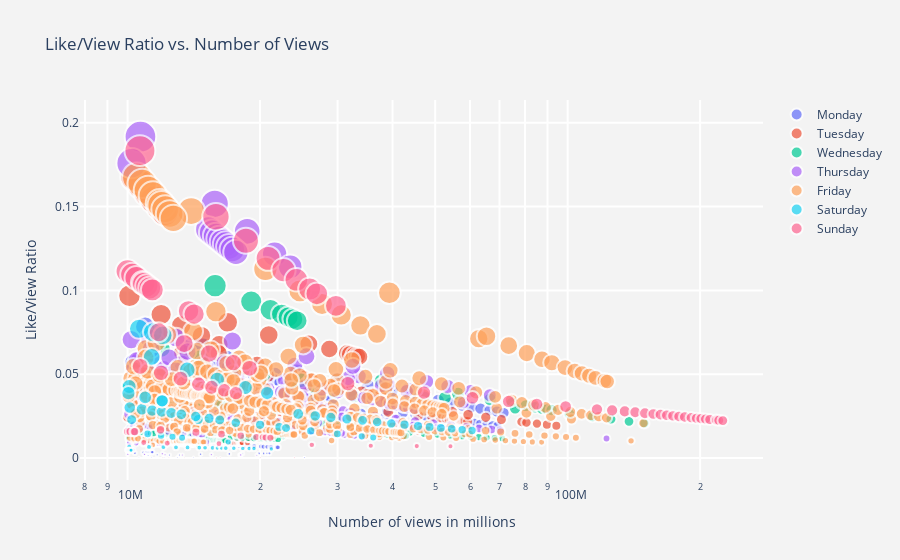

Notebook source saved alongside this figure:
### Markdown cell above
### Comments: 
It is reasonable to assume that videos posted on the weekend, when people are off from work and can spend some time on Youtube, will get more views within the first 24 hours than those that are posted on a weekday. However, the histogram shows that most Youtubers do not follow this logic. Most of the videos were published on the weekdays, and surprisingly, not too many videos were publish on Saturday and Sunday. We will evaluate this with the following bubble charts.

### Code cell
# Load data, define hover text and bubble size, only look at videos with 10M views or above.
data = new[['title','channel_title','category_id',
            'views','publish_wd','publish_hr','likes','dislikes']].loc[new.views > 10**7].reset_index()
data.publish_wd = data.publish_wd.map(dict(zip(range(7),
        ['Monday', 'Tuesday', 'Wednesday','Thursday','Friday','Saturday','Sunday'])))
def bubble_plot(target, plot_title, target_title, data):
    hover_text = []
    bubble_size = []
    for index, row in data.iterrows():
        hover_text.append(('Title: {title}<br>'+
                      'Channel: {channel_title}<br>'+
                      'Category: {category_id}<br>'+
                      'Views: {views}<br>'+
                      'Likes: {likes} <br>'+
                       'Dislikes: {dislikes}<br>'
                      ).format(title=row['title'],
                                            channel_title=row['channel_title'],
                                            category_id=row['category_id'],
                                            views = row['views'],
                                            likes = row['likes'],
                                            dislikes = row['dislikes']))
        bubble_size.append(row[target]/row['views'])
    data['text'] = hover_text
    data['size'] = bubble_size
    fig = go.Figure()
    # Dictionary with dataframes for each weekday
    weekday = ['Monday', 'Tuesday', 'Wednesday','Thursday','Friday','Saturday','Sunday']
    wd_data = {wd:data.query("publish_wd == '%s'" %wd)
                              for wd in weekday}
    # Create figure

    for key, values in wd_data.items():
        fig.add_trace(go.Scatter(
            x=values['views'], y=values[target]/values['views'],
            name=key, text=values['text'],
            marker_size=values['size'],
            ))
    # The following formula is recommended by https://plotly.com/python/bubble-charts/
    sizeref = 2.*max(data['size'])/(1000)


    # Tune marker appearance and layout
    fig.update_traces(mode='markers', marker=dict(sizemode='area',
                                              sizeref=sizeref, line_width=2))
    fig.update_layout(
        title=plot_title,
        xaxis=dict(
            title='Number of views in millions',
            gridcolor='white',
            type='log',
            gridwidth=2,
        ),
        yaxis=dict(
            title=target_title,
            gridcolor='white',
            gridwidth=2,
        ),
        paper_bgcolor='rgb(243, 243, 243)',
        plot_bgcolor='rgb(243, 243, 243)',
        legend= {'itemsizing': 'constant'}
    )
    
    fig.show()
bubble_plot('likes', "Like/View Ratio vs. Number of Views", "Like/View Ratio", data)

### Figure 1 — Plotly figure (JSON) as saved in the notebook; plotly's stock layout.template omitted (floating-point values rounded to 4 significant figures; data arrays with more than 128 entries replaced by an {"elided": "..."} marker saying what was removed)
{"data": [{"marker": {"line": {"width": 2}, "size": {"elided": "314 float values"}, "sizemode": "area", "sizeref": 0.0003834}, "mode": "markers", "name": "Monday", "text": {"elided": "314 str values"}, "type": "scatter", "x": {"elided": "314 int values"}, "y": {"elided": "314 float values"}}, {"marker": {"line": {"width": 2}, "size": {"elided": "253 float values"}, "sizemode": "area", "sizeref": 0.0003834}, "mode": "markers", "name": "Tuesday", "text": {"elided": "253 str values"}, "type": "scatter", "x": {"elided": "253 int values"}, "y": {"elided": "253 float values"}}, {"marker": {"line": {"width": 2}, "size": {"elided": "257 float values"}, "sizemode": "area", "sizeref": 0.0003834}, "mode": "markers", "name": "Wednesday", "text": {"elided": "257 str values"}, "type": "scatter", "x": {"elided": "257 int values"}, "y": {"elided": "257 float values"}}, {"marker": {"line": {"width": 2}, "size": {"elided": "331 float values"}, "sizemode": "area", "sizeref": 0.0003834}, "mode": "markers", "name": "Thursday", "text": {"elided": "331 str values"}, "type": "scatter", "x": {"elided": "331 int values"}, "y": {"elided": "331 float values"}}, {"marker": {"line": {"width": 2}, "size": {"elided": "524 float values"}, "sizemode": "area", "sizeref": 0.0003834}, "mode": "markers", "name": "Friday", "text": {"elided": "524 str values"}, "type": "scatter", "x": {"elided": "524 int values"}, "y": {"elided": "524 float values"}}, {"marker": {"line": {"width": 2}, "size": [0.02295, 0.02098, 0.01979, 0.0603, 0.01854, 0.05257, 0.01616, 0.04683, 0.01439, 0.04205, 0.01292, 0.03877, 0.0123, 0.0771, 0.07503, 0.07318, 0.04266, 0.02627, 0.02511, 0.02419, 0.0233, 0.0224, 0.02149, 0.02064, 0.0199, 0.02284, 0.01916, 0.03012, 0.01856, 0.0291, 0.01797, 0.006768, 0.02826, 0.01742, 0.006609, 0.02756, 0.01691, 0.006506, 0.02687, 0.01641, 0.006403, 0.02606, 0.006281, 0.02476, 0.006157, 0.02362, 0.03869, 0.006104, 0.02273, 0.03618, 0.006026, 0.0341, 0.0341, 0.00597, 0.005924, 0.005885, 0.01543, 0.005817, 0.01438, 0.005735, 0.01342, 0.005672, 0.01265, 0.00562, 0.01204, 0.005421, 0.009501, 0.01786, 0.004696, 0.00469, 0.004683, 0.004676, 0.004668, 0.004664], "sizemode": "area", "sizeref": 0.0003834}, "mode": "markers", "name": "Saturday", "text": ["Title: Incredibles 2 Official Teaser Trailer<br>Channel: Disney•Pixar<br>Category: Film & Animation<br>Views: 14476491<br>Likes: 332269 <br>Dislikes: 6789<br>", "Title: Incredibles 2 Official Teaser Trailer<br>Channel: Disney•Pixar<br>Category: Film & Animation<br>Views: 17613871<br>Likes: 369518 <br>Dislikes: 7892<br>", "Title: Incredibles 2 Official Teaser Trailer<br>Channel: Disney•Pixar<br>Category: Film & Animation<br>Views: 19999878<br>Likes: 395711 <br>Dislikes: 8694<br>", "Title: Selena Gomez, Marshmello - Wolves<br>Channel: SelenaGomezVEVO<br>Category: Music<br>Views: 11342795<br>Likes: 683954 <br>Dislikes: 13904<br>", "Title: Incredibles 2 Official Teaser Trailer<br>Channel: Disney•Pixar<br>Category: Film & Animation<br>Views: 22118673<br>Likes: 410051 <br>Dislikes: 9540<br>", "Title: Selena Gomez, Marshmello - Wolves<br>Channel: SelenaGomezVEVO<br>Category: Music<br>Views: 13664373<br>Likes: 718368 <br>Dislikes: 14971<br>", "Title: Incredibles 2 Official Teaser Trailer<br>Channel: Disney•Pixar<br>Category: Film & Animation<br>Views: 26072307<br>Likes: 421289 <br>Dislikes: 11173<br>", "Title: Selena Gomez, Marshmello - Wolves<br>Channel: SelenaGomezVEVO<br>Category: Music<br>Views: 15982612<br>Likes: 748479 <br>Dislikes: 15858<br>", "Title: Incredibles 2 Official Teaser Trailer<br>Channel: Disney•Pixar<br>Category: Film & Animation<br>Views: 29964922<br>Likes: 431134 <br>Dislikes: 12821<br>", "Title: Selena Gomez, Marshmello - Wolves<br>Channel: SelenaGomezVEVO<br>Category: Music<br>Views: 18525720<br>Likes: 779040 <br>Dislikes: 16745<br>", "Title: Incredibles 2 Official Teaser Trailer<br>Channel: Disney•Pixar<br>Category: Film & Animation<br>Views: 34043133<br>Likes: 439742 <br>Dislikes: 14616<br>", "Title: Selena Gomez, Marshmello - Wolves<br>Channel: SelenaGomezVEVO<br>Category: Music<br>Views: 20752341<br>Likes: 804496 <br>Dislikes: 17557<br>", "Title: Incredibles 2 Official Teaser Trailer<br>Channel: Disney•Pixar<br>Category: Film & Animation<br>Views: 36152111<br>Likes: 444698 <br>Dislikes: 15434<br>", "Title: PANCAKE ART CHALLENGE 4!!! Learn How To Make Mario Odyssey Star Wars Jedi Nintendo Food DIY Pancake<br>Channel: Collins Key<br>Category: Entertainment<br>Views: 10616146<br>Likes: 818471 <br>Dislikes: 15807<br>", "Title: PANCAKE ART CHALLENGE 4!!! Learn How To Make Mario Odyssey Star Wars Jedi Nintendo Food DIY Pancake<br>Channel: Collins Key<br>Category: Entertainment<br>Views: 11414155<br>Likes: 856454 <br>Dislikes: 16852<br>", "Title: PANCAKE ART CHALLENGE 4!!! Learn How To Make Mario Odyssey Star Wars Jedi Nintendo Food DIY Pancake<br>Channel: Collins Key<br>Category: Entertainment<br>Views: 12018779<br>Likes: 879532 <br>Dislikes: 17542<br>", "Title: Voldemort: Origins of the Heir - An unofficial fanfilm (HD + Subtitles)<br>Channel: TRYANGLE FILMS<br>Category: Film & Animation<br>Views: 10083696<br>Likes: 430160 <br>Dislikes: 18357<br>", "Title: Drake - Nice For What<br>Channel: DrakeVEVO<br>Category: Music<br>Views: 24421448<br>Likes: 641546 <br>Dislikes: 16517<br>", "Title: Drake - Nice For What<br>Channel: DrakeVEVO<br>Category: Music<br>Views: 26693315<br>Likes: 670319 <br>Dislikes: 17611<br>", "Title: Drake - Nice For What<br>Channel: DrakeVEVO<br>Category: Music<br>Views: 28967061<br>Likes: 700591 <br>Dislikes: 18831<br>", "Title: Drake - Nice For What<br>Channel: DrakeVEVO<br>Category: Music<br>Views: 31507015<br>Likes: 734108 <br>Dislikes: 20142<br>", "Title: Drake - Nice For What<br>Channel: DrakeVEVO<br>Category: Music<br>Views: 34179417<br>Likes: 765677 <br>Dislikes: 21470<br>", "Title: Drake - Nice For What<br>Channel: DrakeVEVO<br>Category: Music<br>Views: 36908726<br>Likes: 792999 <br>Dislikes: 22727<br>", "Title: Drake - Nice For What<br>Channel: DrakeVEVO<br>Category: Music<br>Views: 39747665<br>Likes: 820199 <br>Dislikes: 24161<br>", "Title: Drake - Nice For What<br>Channel: DrakeVEVO<br>Category: Music<br>Views: 42590240<br>Likes: 847657 <br>Dislikes: 25478<br>", "Title: Marc Spelmann gets the first Golden Buzzer of 2018 | Auditions Week 1 | Britain’s Got Talent 2018<br>Channel: Britain's Got Talent<br>Category: Entertainment<br>Views: 10216106<br>Likes: 233312 <br>Dislikes: 6132<br>", "Title: Drake - Nice For What<br>Channel: DrakeVEVO<br>Category: Music<br>Views: 45705121<br>Likes: 875555 <br>Dislikes: 26841<br>", "Title: Nicki Minaj - Chun-Li (Music Video)<br>Channel: Nicki Minaj<br>Category: Music<br>Views: 10116647<br>Likes: 304727 <br>Dislikes: 26476<br>", "Title: Drake - Nice For What<br>Channel: DrakeVEVO<br>Category: Music<br>Views: 48561560<br>Likes: 901148 <br>Dislikes: 28257<br>", "Title: Nicki Minaj - Chun-Li (Music Video)<br>Channel: Nicki Minaj<br>Category: Music<br>Views: 10776536<br>Likes: 313577 <br>Dislikes: 27163<br>", "Title: Drake - Nice For What<br>Channel: DrakeVEVO<br>Category: Music<br>Views: 51505943<br>Likes: 925537 <br>Dislikes: 29763<br>", "Title: I Got 99 Problems But Being A Girl Ain't One! DIY Girls Hacks and More by Blossom<br>Channel: Blossom<br>Category: Howto & Style<br>Views: 10086785<br>Likes: 68270 <br>Dislikes: 8600<br>", "Title: Nicki Minaj - Chun-Li (Music Video)<br>Channel: Nicki Minaj<br>Category: Music<br>Views: 11372787<br>Likes: 321436 <br>Dislikes: 27732<br>", "Title: Drake - Nice For What<br>Channel: DrakeVEVO<br>Category: Music<br>Views: 54515350<br>Likes: 949884 <br>Dislikes: 31331<br>", "Title: I Got 99 Problems But Being A Girl Ain't One! DIY Girls Hacks and More by Blossom<br>Channel: Blossom<br>Category: Howto & Style<br>Views: 11186837<br>Likes: 73939 <br>Dislikes: 9266<br>", "Title: Nicki Minaj - Chun-Li (Music Video)<br>Channel: Nicki Minaj<br>Category: Music<br>Views: 11958914<br>Likes: 329570 <br>Dislikes: 28318<br>", "Title: Drake - Nice For What<br>Channel: DrakeVEVO<br>Category: Music<br>Views: 57582925<br>Likes: 973524 <br>Dislikes: 32754<br>", "Title: I Got 99 Problems But Being A Girl Ain't One! DIY Girls Hacks and More by Blossom<br>Channel: Blossom<br>Category: Howto & Style<br>Views: 12061648<br>Likes: 78474 <br>Dislikes: 9811<br>", "Title: Nicki Minaj - Chun-Li (Vertical Video)<br>Channel: Nicki Minaj<br>Category: Music<br>Views: 12571504<br>Likes: 337817 <br>Dislikes: 28874<br>", "Title: Drake - Nice For What<br>Channel: DrakeVEVO<br>Category: Music<br>Views: 60635812<br>Likes: 994986 <br>Dislikes: 34165<br>", "Title: I Got 99 Problems But Being A Girl Ain't One! DIY Girls Hacks and More by Blossom<br>Channel: Blossom<br>Category: Howto & Style<br>Views: 12879497<br>Likes: 82465 <br>Dislikes: 10307<br>", "Title: Nicki Minaj - Chun-Li (Vertical Video)<br>Channel: Nicki Minaj<br>Category: Music<br>Views: 13244323<br>Likes: 345087 <br>Dislikes: 29359<br>", "Title: I Got 99 Problems But Being A Girl Ain't One! DIY Girls Hacks and More by Blossom<br>Channel: Blossom<br>Category: Howto & Style<br>Views: 13684287<br>Likes: 85948 <br>Dislikes: 10774<br>", "Title: Nicki Minaj - Chun-Li (Vertical Video)<br>Channel: Nicki Minaj<br>Category: Music<br>Views: 14282680<br>Likes: 353611 <br>Dislikes: 30110<br>", "Title: I Got 99 Problems But Being A Girl Ain't One! DIY Girls Hacks and More by Blossom<br>Channel: Blossom<br>Category: Howto & Style<br>Views: 14551920<br>Likes: 89598 <br>Dislikes: 11281<br>", "Title: Nicki Minaj - Chun-Li (Vertical Video)<br>Channel: Nicki Minaj<br>Category: Music<br>Views: 15324141<br>Likes: 361962 <br>Dislikes: 30878<br>", "Title: Charlie Puth - Done For Me (feat. Kehlani) [Official Video]<br>Channel: Charlie Puth<br>Category: Music<br>Views: 10044066<br>Likes: 388574 <br>Dislikes: 5983<br>", "Title: I Got 99 Problems But Being A Girl Ain't One! DIY Girls Hacks and More by Blossom<br>Channel: Blossom<br>Category: Howto & Style<br>Views: 14998964<br>Likes: 91548 <br>Dislikes: 11467<br>", "Title: Nicki Minaj - Chun-Li (Vertical Video)<br>Channel: Nicki Minaj<br>Category: Music<br>Views: 16196266<br>Likes: 368155 <br>Dislikes: 31498<br>", "Title: Charlie Puth - Done For Me (feat. Kehlani) [Official Video]<br>Channel: Charlie Puth<br>Category: Music<br>Views: 10963160<br>Likes: 396649 <br>Dislikes: 6250<br>", "Title: I Got 99 Problems But Being A Girl Ain't One! DIY Girls Hacks and More by Blossom<br>Channel: Blossom<br>Category: Howto & Style<br>Views: 15598360<br>Likes: 93997 <br>Dislikes: 11578<br>", "Title: Charlie Puth - Done For Me (feat. Kehlani) [Official Video]<br>Channel: Charlie Puth<br>Category: Music<br>Views: 11979805<br>Likes: 408461 <br>Dislikes: 6516<br>", "Title: Earth Day 2018 Google Doodle<br>Channel: googledoodles<br>Category: Film & Animation<br>Views: 11979805<br>Likes: 408461 <br>Dislikes: 6516<br>", "Title: I Got 99 Problems But Being A Girl Ain't One! DIY Girls Hacks and More by Blossom<br>Channel: Blossom<br>Category: Howto & Style<br>Views: 16002425<br>Likes: 95539 <br>Dislikes: 11812<br>", "Title: I Got 99 Problems But Being A Girl Ain't One! DIY Girls Hacks and More by Blossom<br>Channel: Blossom<br>Category: Howto & Style<br>Views: 16353989<br>Likes: 96881 <br>Dislikes: 12011<br>", "Title: I Got 99 Problems But Being A Girl Ain't One! DIY Girls Hacks and More by Blossom<br>Channel: Blossom<br>Category: Howto & Style<br>Views: 16712784<br>Likes: 98361 <br>Dislikes: 12226<br>", "Title: Clash Royale: CLAN WARS IS HERE!<br>Channel: Clash Royale<br>Category: Gaming<br>Views: 10344600<br>Likes: 159665 <br>Dislikes: 6704<br>", "Title: I Got 99 Problems But Being A Girl Ain't One! DIY Girls Hacks and More by Blossom<br>Channel: Blossom<br>Category: Howto & Style<br>Views: 17431633<br>Likes: 101401 <br>Dislikes: 12672<br>", "Title: Clash Royale: CLAN WARS IS HERE!<br>Channel: Clash Royale<br>Category: Gaming<br>Views: 11109457<br>Likes: 159803 <br>Dislikes: 6717<br>", "Title: I Got 99 Problems But Being A Girl Ain't One! DIY Girls Hacks and More by Blossom<br>Channel: Blossom<br>Category: Howto & Style<br>Views: 18271695<br>Likes: 104795 <br>Dislikes: 13121<br>", "Title: Clash Royale: CLAN WARS IS HERE!<br>Channel: Clash Royale<br>Category: Gaming<br>Views: 11913359<br>Likes: 159889 <br>Dislikes: 6727<br>", "Title: I Got 99 Problems But Being A Girl Ain't One! DIY Girls Hacks and More by Blossom<br>Channel: Blossom<br>Category: Howto & Style<br>Views: 18889060<br>Likes: 107134 <br>Dislikes: 13462<br>", "Title: Clash Royale: CLAN WARS IS HERE!<br>Channel: Clash Royale<br>Category: Gaming<br>Views: 12648827<br>Likes: 160002 <br>Dislikes: 6744<br>", "Title: I Got 99 Problems But Being A Girl Ain't One! DIY Girls Hacks and More by Blossom<br>Channel: Blossom<br>Category: Howto & Style<br>Views: 19371315<br>Likes: 108871 <br>Dislikes: 13741<br>", "Title: Clash Royale: CLAN WARS IS HERE!<br>Channel: Clash Royale<br>Category: Gaming<br>Views: 13300020<br>Likes: 160089 <br>Dislikes: 6753<br>", "Title: I Got 99 Problems But Being A Girl Ain't One! DIY Girls Hacks and More by Blossom<br>Channel: Blossom<br>Category: Howto & Style<br>Views: 21211851<br>Likes: 114989 <br>Dislikes: 14808<br>", "Title: Clash Royale: CLAN WARS IS HERE!<br>Channel: Clash Royale<br>Category: Gaming<br>Views: 16935442<br>Likes: 160896 <br>Dislikes: 6813<br>", "Title: Nicki Minaj - Chun-Li (Vertical Video)<br>Channel: Nicki Minaj<br>Category: Music<br>Views: 22918328<br>Likes: 409234 <br>Dislikes: 35804<br>", "Title: Royal Weddings, Then and Now: Princess Diana, Kate Middleton, and Meghan Markle | The New Yorker<br>Channel: The New Yorker<br>Category: Entertainment<br>Views: 10011020<br>Likes: 47011 <br>Dislikes: 3915<br>", "Title: Royal Weddings, Then and Now: Princess Diana, Kate Middleton, and Meghan Markle | The New Yorker<br>Channel: The New Yorker<br>Category: Entertainment<br>Views: 10052832<br>Likes: 47152 <br>Dislikes: 3930<br>", "Title: Royal Weddings, Then and Now: Princess Diana, Kate Middleton, and Meghan Markle | The New Yorker<br>Channel: The New Yorker<br>Category: Entertainment<br>Views: 10093671<br>Likes: 47264 <br>Dislikes: 3945<br>", "Title: Royal Weddings, Then and Now: Princess Diana, Kate Middleton, and Meghan Markle | The New Yorker<br>Channel: The New Yorker<br>Category: Entertainment<br>Views: 10126408<br>Likes: 47349 <br>Dislikes: 3955<br>", "Title: Royal Weddings, Then and Now: Princess Diana, Kate Middleton, and Meghan Markle | The New Yorker<br>Channel: The New Yorker<br>Category: Entertainment<br>Views: 10168821<br>Likes: 47465 <br>Dislikes: 3977<br>", "Title: Royal Weddings, Then and Now: Princess Diana, Kate Middleton, and Meghan Markle | The New Yorker<br>Channel: The New Yorker<br>Category: Entertainment<br>Views: 10187747<br>Likes: 47517 <br>Dislikes: 3982<br>"], "type": "scatter", "x": [14476491, 17613871, 19999878, 11342795, 22118673, 13664373, 26072307, 15982612, 29964922, 18525720, 34043133, 20752341, 36152111, 10616146, 11414155, 12018779, 10083696, 24421448, 26693315, 28967061, 31507015, 34179417, 36908726, 39747665, 42590240, 10216106, 45705121, 10116647, 48561560, 10776536, 51505943, 10086785, 11372787, 54515350, 11186837, 11958914, 57582925, 12061648, 12571504, 60635812, 12879497, 13244323, 13684287, 14282680, 14551920, 15324141, 10044066, 14998964, 16196266, 10963160, 15598360, 11979805, 11979805, 16002425, 16353989, 16712784, 10344600, 17431633, 11109457, 18271695, 11913359, 18889060, 12648827, 19371315, 13300020, 21211851, 16935442, 22918328, 10011020, 10052832, 10093671, 10126408, 10168821, 10187747], "y": [0.02295, 0.02098, 0.01979, 0.0603, 0.01854, 0.05257, 0.01616, 0.04683, 0.01439, 0.04205, 0.01292, 0.03877, 0.0123, 0.0771, 0.07503, 0.07318, 0.04266, 0.02627, 0.02511, 0.02419, 0.0233, 0.0224, 0.02149, 0.02064, 0.0199, 0.02284, 0.01916, 0.03012, 0.01856, 0.0291, 0.01797, 0.006768, 0.02826, 0.01742, 0.006609, 0.02756, 0.01691, 0.006506, 0.02687, 0.01641, 0.006403, 0.02606, 0.006281, 0.02476, 0.006157, 0.02362, 0.03869, 0.006104, 0.02273, 0.03618, 0.006026, 0.0341, 0.0341, 0.00597, 0.005924, 0.005885, 0.01543, 0.005817, 0.01438, 0.005735, 0.01342, 0.005672, 0.01265, 0.00562, 0.01204, 0.005421, 0.009501, 0.01786, 0.004696, 0.00469, 0.004683, 0.004676, 0.004668, 0.004664]}, {"marker": {"line": {"width": 2}, "size": [0.009235, 0.008864, 0.008571, 0.007861, 0.007298, 0.007113, 0.006982, 0.07502, 0.06827, 0.06228, 0.05686, 0.05351, 0.05469, 0.0508, 0.04734, 0.0441, 0.0422, 0.04037, 0.0387, 0, 0, 0, 0.01683, 0, 0.08778, 0.01535, 0.0002931, 0, 0.08589, 0.01422, 7.644e-05, 0.0002469, 0, 0.01332, 6.737e-05, 0.0002169, 0, 0.01255, 6.799e-05, 0.000195, 0, 0.01232, 6.841e-05, 0, 0.01224, 0, 0.01205, 0.1834, 0.04441, 0.144, 0.03904, 0.1296, 0.03593, 0.1191, 0.03376, 0.1121, 0.03215, 0.1063, 0.0307, 0.1008, 0.09795, 0.02906, 0.02843, 0.09081, 0.02781, 0.02728, 0.02671, 0.02625, 0.02585, 0.02549, 0.02513, 0.02478, 0.02446, 0.02406, 0.02373, 0.02348, 0.02323, 0.02299, 0.02266, 0.02251, 0.02231, 0.1114, 0.1094, 0.01585, 0.1074, 0.0158, 0.1046, 0.01575, 0.1041, 0.01573, 0.1027, 0.1015, 0.1003], "sizemode": "area", "sizeref": 0.0003834}, "mode": "markers", "name": "Sunday", "text": ["Title: 42 HOLY GRAIL HACKS THAT WILL SAVE YOU A FORTUNE<br>Channel: 5-Minute Crafts<br>Category: Howto & Style<br>Views: 10883016<br>Likes: 100508 <br>Dislikes: 21627<br>", "Title: 42 HOLY GRAIL HACKS THAT WILL SAVE YOU A FORTUNE<br>Channel: 5-Minute Crafts<br>Category: Howto & Style<br>Views: 12310226<br>Likes: 109118 <br>Dislikes: 24634<br>", "Title: 42 HOLY GRAIL HACKS THAT WILL SAVE YOU A FORTUNE<br>Channel: 5-Minute Crafts<br>Category: Howto & Style<br>Views: 16127761<br>Likes: 138238 <br>Dislikes: 28873<br>", "Title: 42 HOLY GRAIL HACKS THAT WILL SAVE YOU A FORTUNE<br>Channel: 5-Minute Crafts<br>Category: Howto & Style<br>Views: 26221058<br>Likes: 206111 <br>Dislikes: 39209<br>", "Title: 42 HOLY GRAIL HACKS THAT WILL SAVE YOU A FORTUNE<br>Channel: 5-Minute Crafts<br>Category: Howto & Style<br>Views: 35696409<br>Likes: 260515 <br>Dislikes: 48163<br>", "Title: 42 HOLY GRAIL HACKS THAT WILL SAVE YOU A FORTUNE<br>Channel: 5-Minute Crafts<br>Category: Howto & Style<br>Views: 45407304<br>Likes: 322993 <br>Dislikes: 57595<br>", "Title: 42 HOLY GRAIL HACKS THAT WILL SAVE YOU A FORTUNE<br>Channel: 5-Minute Crafts<br>Category: Howto & Style<br>Views: 54155921<br>Likes: 378111 <br>Dislikes: 66632<br>", "Title: Logan Paul - SANTA DISS TRACK (Official Music Video)<br>Channel: Logan Paul Vlogs<br>Category: Entertainment<br>Views: 11767339<br>Likes: 882821 <br>Dislikes: 117842<br>", "Title: Logan Paul - SANTA DISS TRACK (Official Music Video)<br>Channel: Logan Paul Vlogs<br>Category: Entertainment<br>Views: 13445632<br>Likes: 917951 <br>Dislikes: 123922<br>", "Title: Logan Paul - SANTA DISS TRACK (Official Music Video)<br>Channel: Logan Paul Vlogs<br>Category: Entertainment<br>Views: 15313469<br>Likes: 953730 <br>Dislikes: 129860<br>", "Title: Logan Paul - SANTA DISS TRACK (Official Music Video)<br>Channel: Logan Paul Vlogs<br>Category: Entertainment<br>Views: 17385229<br>Likes: 988608 <br>Dislikes: 135786<br>", "Title: Logan Paul - SANTA DISS TRACK (Official Music Video)<br>Channel: Logan Paul Vlogs<br>Category: Entertainment<br>Views: 18938867<br>Likes: 1013411 <br>Dislikes: 140271<br>", "Title: Eminem - Walk On Water (Official Video) ft. Beyoncé<br>Channel: EminemVEVO<br>Category: Music<br>Views: 10681470<br>Likes: 584191 <br>Dislikes: 29287<br>", "Title: Eminem - Walk On Water (Official Video) ft. Beyoncé<br>Channel: EminemVEVO<br>Category: Music<br>Views: 11913715<br>Likes: 605215 <br>Dislikes: 30684<br>", "Title: Eminem - Walk On Water (Official Video) ft. Beyoncé<br>Channel: EminemVEVO<br>Category: Music<br>Views: 13196225<br>Likes: 624768 <br>Dislikes: 31912<br>", "Title: Eminem - Walk On Water (Official Video) ft. Beyoncé<br>Channel: EminemVEVO<br>Category: Music<br>Views: 14509303<br>Likes: 639820 <br>Dislikes: 32890<br>", "Title: Eminem - Walk On Water (Official Video) ft. Beyoncé<br>Channel: EminemVEVO<br>Category: Music<br>Views: 15520717<br>Likes: 654898 <br>Dislikes: 33793<br>", "Title: Eminem - Walk On Water (Official Video) ft. Beyoncé<br>Channel: EminemVEVO<br>Category: Music<br>Views: 16584193<br>Likes: 669544 <br>Dislikes: 34715<br>", "Title: Eminem - Walk On Water (Official Video) ft. Beyoncé<br>Channel: EminemVEVO<br>Category: Music<br>Views: 17629966<br>Likes: 682328 <br>Dislikes: 35479<br>", "Title: To Our Daughter<br>Channel: Kylie Jenner<br>Category: People & Blogs<br>Views: 20921796<br>Likes: 0 <br>Dislikes: 0<br>", "Title: To Our Daughter<br>Channel: Kylie Jenner<br>Category: People & Blogs<br>Views: 35830721<br>Likes: 0 <br>Dislikes: 0<br>", "Title: To Our Daughter<br>Channel: Kylie Jenner<br>Category: People & Blogs<br>Views: 40801423<br>Likes: 0 <br>Dislikes: 0<br>", "Title: Jurassic World: Fallen Kingdom - Official Trailer #2 [HD]<br>Channel: Universal Pictures<br>Category: Entertainment<br>Views: 11883172<br>Likes: 200006 <br>Dislikes: 5377<br>", "Title: To Our Daughter<br>Channel: Kylie Jenner<br>Category: People & Blogs<br>Views: 44818108<br>Likes: 0 <br>Dislikes: 0<br>", "Title: LOGAN PAUL IS BACK!<br>Channel: Logan Paul Vlogs<br>Category: Entertainment<br>Views: 13754992<br>Likes: 1207457 <br>Dislikes: 280675<br>", "Title: Jurassic World: Fallen Kingdom - Official Trailer #2 [HD]<br>Channel: Universal Pictures<br>Category: Entertainment<br>Views: 14297585<br>Likes: 219417 <br>Dislikes: 5899<br>", "Title: Turkish Airlines - 5 Senses with Dr. Oz<br>Channel: Turkish Airlines<br>Category: Travel & Events<br>Views: 12415166<br>Likes: 3639 <br>Dislikes: 278<br>", "Title: To Our Daughter<br>Channel: Kylie Jenner<br>Category: People & Blogs<br>Views: 48635732<br>Likes: 0 <br>Dislikes: 0<br>", "Title: LOGAN PAUL IS BACK!<br>Channel: Logan Paul Vlogs<br>Category: Entertainment<br>Views: 14161833<br>Likes: 1216340 <br>Dislikes: 291900<br>", "Title: Jurassic World: Fallen Kingdom - Official Trailer #2 [HD]<br>Channel: Universal Pictures<br>Category: Entertainment<br>Views: 16344681<br>Likes: 232342 <br>Dislikes: 6276<br>", "Title: Hope Detector | Hyundai NFL Super Bowl LII<br>Channel: HyundaiUSA<br>Category: Autos & Vehicles<br>Views: 13449022<br>Likes: 1028 <br>Dislikes: 2091<br>", "Title: Turkish Airlines - 5 Senses with Dr. Oz<br>Channel: Turkish Airlines<br>Category: Travel & Events<br>Views: 16230119<br>Likes: 4007 <br>Dislikes: 312<br>", "Title: To Our Daughter<br>Channel: Kylie Jenner<br>Category: People & Blogs<br>Views: 51243149<br>Likes: 0 <br>Dislikes: 0<br>", "Title: Jurassic World: Fallen Kingdom - Official Trailer #2 [HD]<br>Channel: Universal Pictures<br>Category: Entertainment<br>Views: 18085938<br>Likes: 240891 <br>Dislikes: 6542<br>", "Title: Hope Detector | Hyundai NFL Super Bowl LII<br>Channel: HyundaiUSA<br>Category: Autos & Vehicles<br>Views: 15896259<br>Likes: 1071 <br>Dislikes: 2140<br>", "Title: Turkish Airlines - 5 Senses with Dr. Oz<br>Channel: Turkish Airlines<br>Category: Travel & Events<br>Views: 20015015<br>Likes: 4341 <br>Dislikes: 342<br>", "Title: To Our Daughter<br>Channel: Kylie Jenner<br>Category: People & Blogs<br>Views: 53183123<br>Likes: 0 <br>Dislikes: 0<br>", "Title: Jurassic World: Fallen Kingdom - Official Trailer #2 [HD]<br>Channel: Universal Pictures<br>Category: Entertainment<br>Views: 19617103<br>Likes: 246215 <br>Dislikes: 6745<br>", "Title: Hope Detector | Hyundai NFL Super Bowl LII<br>Channel: HyundaiUSA<br>Category: Autos & Vehicles<br>Views: 15899179<br>Likes: 1081 <br>Dislikes: 2158<br>", "Title: Turkish Airlines - 5 Senses with Dr. Oz<br>Channel: Turkish Airlines<br>Category: Travel & Events<br>Views: 23932421<br>Likes: 4666 <br>Dislikes: 374<br>", "Title: To Our Daughter<br>Channel: Kylie Jenner<br>Category: People & Blogs<br>Views: 54454945<br>Likes: 0 <br>Dislikes: 0<br>", "Title: Jurassic World: Fallen Kingdom - Official Trailer #2 [HD]<br>Channel: Universal Pictures<br>Category: Entertainment<br>Views: 20291688<br>Likes: 249906 <br>Dislikes: 6906<br>", "Title: Hope Detector | Hyundai NFL Super Bowl LII<br>Channel: HyundaiUSA<br>Category: Autos & Vehicles<br>Views: 15904385<br>Likes: 1088 <br>Dislikes: 2175<br>", "Title: To Our Daughter<br>Channel: Kylie Jenner<br>Category: People & Blogs<br>Views: 55063465<br>Likes: 0 <br>Dislikes: 0<br>", "Title: Jurassic World: Fallen Kingdom - Official Trailer #2 [HD]<br>Channel: Universal Pictures<br>Category: Entertainment<br>Views: 20605167<br>Likes: 252139 <br>Dislikes: 7002<br>", "Title: To Our Daughter<br>Channel: Kylie Jenner<br>Category: People & Blogs<br>Views: 56111957<br>Likes: 0 <br>Dislikes: 0<br>", "Title: Jurassic World: Fallen Kingdom - Official Trailer #2 [HD]<br>Channel: Universal Pictures<br>Category: Entertainment<br>Views: 21113889<br>Likes: 254342 <br>Dislikes: 7076<br>", "Title: BTS (방탄소년단) LOVE YOURSELF 轉 Tear 'Singularity' Comeback Trailer<br>Channel: ibighit<br>Category: Music<br>Views: 10666323<br>Likes: 1956202 <br>Dislikes: 13966<br>", "Title: Childish Gambino - This Is America (Official Video)<br>Channel: ChildishGambinoVEVO<br>Category: Music<br>Views: 31648454<br>Likes: 1405355 <br>Dislikes: 51547<br>", "Title: BTS (방탄소년단) LOVE YOURSELF 轉 Tear 'Singularity' Comeback Trailer<br>Channel: ibighit<br>Category: Music<br>Views: 15875379<br>Likes: 2285418 <br>Dislikes: 19401<br>", "Title: Childish Gambino - This Is America (Official Video)<br>Channel: ChildishGambinoVEVO<br>Category: Music<br>Views: 47169016<br>Likes: 1841540 <br>Dislikes: 79717<br>", "Title: BTS (방탄소년단) LOVE YOURSELF 轉 Tear 'Singularity' Comeback Trailer<br>Channel: ibighit<br>Category: Music<br>Views: 18574625<br>Likes: 2407413 <br>Dislikes: 21907<br>", "Title: Childish Gambino - This Is America (Official Video)<br>Channel: ChildishGambinoVEVO<br>Category: Music<br>Views: 60776509<br>Likes: 2183732 <br>Dislikes: 104377<br>", "Title: BTS (방탄소년단) LOVE YOURSELF 轉 Tear 'Singularity' Comeback Trailer<br>Channel: ibighit<br>Category: Music<br>Views: 20860529<br>Likes: 2484550 <br>Dislikes: 23592<br>", "Title: Childish Gambino - This Is America (Official Video)<br>Channel: ChildishGambinoVEVO<br>Category: Music<br>Views: 73432600<br>Likes: 2478904 <br>Dislikes: 124290<br>", "Title: BTS (방탄소년단) LOVE YOURSELF 轉 Tear 'Singularity' Comeback Trailer<br>Channel: ibighit<br>Category: Music<br>Views: 22612931<br>Likes: 2533783 <br>Dislikes: 24698<br>", "Title: Childish Gambino - This Is America (Official Video)<br>Channel: ChildishGambinoVEVO<br>Category: Music<br>Views: 85092067<br>Likes: 2735961 <br>Dislikes: 140711<br>", "Title: BTS (방탄소년단) LOVE YOURSELF 轉 Tear 'Singularity' Comeback Trailer<br>Channel: ibighit<br>Category: Music<br>Views: 24186625<br>Likes: 2571889 <br>Dislikes: 25690<br>", "Title: Childish Gambino - This Is America (Official Video)<br>Channel: ChildishGambinoVEVO<br>Category: Music<br>Views: 98938809<br>Likes: 3037293 <br>Dislikes: 161812<br>", "Title: BTS (방탄소년단) LOVE YOURSELF 轉 Tear 'Singularity' Comeback Trailer<br>Channel: ibighit<br>Category: Music<br>Views: 25924568<br>Likes: 2613905 <br>Dislikes: 27016<br>", "Title: BTS (방탄소년단) LOVE YOURSELF 轉 Tear 'Singularity' Comeback Trailer<br>Channel: ibighit<br>Category: Music<br>Views: 26912663<br>Likes: 2636004 <br>Dislikes: 27675<br>", "Title: Childish Gambino - This Is America (Official Video)<br>Channel: ChildishGambinoVEVO<br>Category: Music<br>Views: 116581406<br>Likes: 3388289 <br>Dislikes: 186591<br>", "Title: Childish Gambino - This Is America (Official Video)<br>Channel: ChildishGambinoVEVO<br>Category: Music<br>Views: 126191952<br>Likes: 3587455 <br>Dislikes: 205995<br>", "Title: BTS (방탄소년단) LOVE YOURSELF 轉 Tear 'Singularity' Comeback Trailer<br>Channel: ibighit<br>Category: Music<br>Views: 29741771<br>Likes: 2700800 <br>Dislikes: 29341<br>", "Title: Childish Gambino - This Is America (Official Video)<br>Channel: ChildishGambinoVEVO<br>Category: Music<br>Views: 134839555<br>Likes: 3749810 <br>Dislikes: 226641<br>", "Title: Childish Gambino - This Is America (Official Video)<br>Channel: ChildishGambinoVEVO<br>Category: Music<br>Views: 142421830<br>Likes: 3885070 <br>Dislikes: 241386<br>", "Title: Childish Gambino - This Is America (Official Video)<br>Channel: ChildishGambinoVEVO<br>Category: Music<br>Views: 149830680<br>Likes: 4002473 <br>Dislikes: 252365<br>", "Title: Childish Gambino - This Is America (Official Video)<br>Channel: ChildishGambinoVEVO<br>Category: Music<br>Views: 156612892<br>Likes: 4110879 <br>Dislikes: 261521<br>", "Title: Childish Gambino - This Is America (Official Video)<br>Channel: ChildishGambinoVEVO<br>Category: Music<br>Views: 162556776<br>Likes: 4202645 <br>Dislikes: 269530<br>", "Title: Childish Gambino - This Is America (Official Video)<br>Channel: ChildishGambinoVEVO<br>Category: Music<br>Views: 167997997<br>Likes: 4281819 <br>Dislikes: 276626<br>", "Title: Childish Gambino - This Is America (Official Video)<br>Channel: ChildishGambinoVEVO<br>Category: Music<br>Views: 173478072<br>Likes: 4360121 <br>Dislikes: 283961<br>", "Title: Childish Gambino - This Is America (Official Video)<br>Channel: ChildishGambinoVEVO<br>Category: Music<br>Views: 179045286<br>Likes: 4437175 <br>Dislikes: 291098<br>", "Title: Childish Gambino - This Is America (Official Video)<br>Channel: ChildishGambinoVEVO<br>Category: Music<br>Views: 184446490<br>Likes: 4512326 <br>Dislikes: 298157<br>", "Title: Childish Gambino - This Is America (Official Video)<br>Channel: ChildishGambinoVEVO<br>Category: Music<br>Views: 190950401<br>Likes: 4594931 <br>Dislikes: 305435<br>", "Title: Childish Gambino - This Is America (Official Video)<br>Channel: ChildishGambinoVEVO<br>Category: Music<br>Views: 196222618<br>Likes: 4656929 <br>Dislikes: 311042<br>", "Title: Childish Gambino - This Is America (Official Video)<br>Channel: ChildishGambinoVEVO<br>Category: Music<br>Views: 200820941<br>Likes: 4714942 <br>Dislikes: 316129<br>", "Title: Childish Gambino - This Is America (Official Video)<br>Channel: ChildishGambinoVEVO<br>Category: Music<br>Views: 205643016<br>Likes: 4776680 <br>Dislikes: 321493<br>", "Title: Childish Gambino - This Is America (Official Video)<br>Channel: ChildishGambinoVEVO<br>Category: Music<br>Views: 210338856<br>Likes: 4836448 <br>Dislikes: 326902<br>", "Title: Childish Gambino - This Is America (Official Video)<br>Channel: ChildishGambinoVEVO<br>Category: Music<br>Views: 217750076<br>Likes: 4934188 <br>Dislikes: 335462<br>", "Title: Childish Gambino - This Is America (Official Video)<br>Channel: ChildishGambinoVEVO<br>Category: Music<br>Views: 220490543<br>Likes: 4962403 <br>Dislikes: 338105<br>", "Title: Childish Gambino - This Is America (Official Video)<br>Channel: ChildishGambinoVEVO<br>Category: Music<br>Views: 225211923<br>Likes: 5023450 <br>Dislikes: 343541<br>", "Title: [CHOREOGRAPHY] BTS (방탄소년단) 'FAKE LOVE' Dance Practice<br>Channel: BANGTANTV<br>Category: Music<br>Views: 10001670<br>Likes: 1114601 <br>Dislikes: 4351<br>", "Title: [CHOREOGRAPHY] BTS (방탄소년단) 'FAKE LOVE' Dance Practice<br>Channel: BANGTANTV<br>Category: Music<br>Views: 10240949<br>Likes: 1119935 <br>Dislikes: 4387<br>", "Title: WE MADE OUR MOM CRY...HER DREAM CAME TRUE!<br>Channel: Lucas and Marcus<br>Category: Entertainment<br>Views: 10000226<br>Likes: 158478 <br>Dislikes: 20617<br>", "Title: [CHOREOGRAPHY] BTS (방탄소년단) 'FAKE LOVE' Dance Practice<br>Channel: BANGTANTV<br>Category: Music<br>Views: 10467547<br>Likes: 1124627 <br>Dislikes: 4441<br>", "Title: WE MADE OUR MOM CRY...HER DREAM CAME TRUE!<br>Channel: Lucas and Marcus<br>Category: Entertainment<br>Views: 10133947<br>Likes: 160160 <br>Dislikes: 20717<br>", "Title: [CHOREOGRAPHY] BTS (방탄소년단) 'FAKE LOVE' Dance Practice<br>Channel: BANGTANTV<br>Category: Music<br>Views: 10818934<br>Likes: 1131462 <br>Dislikes: 4527<br>", "Title: WE MADE OUR MOM CRY...HER DREAM CAME TRUE!<br>Channel: Lucas and Marcus<br>Category: Entertainment<br>Views: 10330588<br>Likes: 162696 <br>Dislikes: 20861<br>", "Title: [CHOREOGRAPHY] BTS (방탄소년단) 'FAKE LOVE' Dance Practice<br>Channel: BANGTANTV<br>Category: Music<br>Views: 10884933<br>Likes: 1132836 <br>Dislikes: 4549<br>", "Title: WE MADE OUR MOM CRY...HER DREAM CAME TRUE!<br>Channel: Lucas and Marcus<br>Category: Entertainment<br>Views: 10381263<br>Likes: 163325 <br>Dislikes: 20892<br>", "Title: [CHOREOGRAPHY] BTS (방탄소년단) 'FAKE LOVE' Dance Practice<br>Channel: BANGTANTV<br>Category: Music<br>Views: 11056904<br>Likes: 1136080 <br>Dislikes: 4601<br>", "Title: [CHOREOGRAPHY] BTS (방탄소년단) 'FAKE LOVE' Dance Practice<br>Channel: BANGTANTV<br>Category: Music<br>Views: 11227491<br>Likes: 1139208 <br>Dislikes: 4646<br>", "Title: [CHOREOGRAPHY] BTS (방탄소년단) 'FAKE LOVE' Dance Practice<br>Channel: BANGTANTV<br>Category: Music<br>Views: 11381059<br>Likes: 1141726 <br>Dislikes: 4696<br>"], "type": "scatter", "x": [10883016, 12310226, 16127761, 26221058, 35696409, 45407304, 54155921, 11767339, 13445632, 15313469, 17385229, 18938867, 10681470, 11913715, 13196225, 14509303, 15520717, 16584193, 17629966, 20921796, 35830721, 40801423, 11883172, 44818108, 13754992, 14297585, 12415166, 48635732, 14161833, 16344681, 13449022, 16230119, 51243149, 18085938, 15896259, 20015015, 53183123, 19617103, 15899179, 23932421, 54454945, 20291688, 15904385, 55063465, 20605167, 56111957, 21113889, 10666323, 31648454, 15875379, 47169016, 18574625, 60776509, 20860529, 73432600, 22612931, 85092067, 24186625, 98938809, 25924568, 26912663, 116581406, 126191952, 29741771, 134839555, 142421830, 149830680, 156612892, 162556776, 167997997, 173478072, 179045286, 184446490, 190950401, 196222618, 200820941, 205643016, 210338856, 217750076, 220490543, 225211923, 10001670, 10240949, 10000226, 10467547, 10133947, 10818934, 10330588, 10884933, 10381263, 11056904, 11227491, 11381059], "y": [0.009235, 0.008864, 0.008571, 0.007861, 0.007298, 0.007113, 0.006982, 0.07502, 0.06827, 0.06228, 0.05686, 0.05351, 0.05469, 0.0508, 0.04734, 0.0441, 0.0422, 0.04037, 0.0387, 0, 0, 0, 0.01683, 0, 0.08778, 0.01535, 0.0002931, 0, 0.08589, 0.01422, 7.644e-05, 0.0002469, 0, 0.01332, 6.737e-05, 0.0002169, 0, 0.01255, 6.799e-05, 0.000195, 0, 0.01232, 6.841e-05, 0, 0.01224, 0, 0.01205, 0.1834, 0.04441, 0.144, 0.03904, 0.1296, 0.03593, 0.1191, 0.03376, 0.1121, 0.03215, 0.1063, 0.0307, 0.1008, 0.09795, 0.02906, 0.02843, 0.09081, 0.02781, 0.02728, 0.02671, 0.02625, 0.02585, 0.02549, 0.02513, 0.02478, 0.02446, 0.02406, 0.02373, 0.02348, 0.02323, 0.02299, 0.02266, 0.02251, 0.02231, 0.1114, 0.1094, 0.01585, 0.1074, 0.0158, 0.1046, 0.01575, 0.1041, 0.01573, 0.1027, 0.1015, 0.1003]}], "layout": {"legend": {"itemsizing": "constant"}, "paper_bgcolor": "rgb(243, 243, 243)", "plot_bgcolor": "rgb(243, 243, 243)", "title": {"text": "Like/View Ratio vs. Number of Views"}, "xaxis": {"gridcolor": "white", "gridwidth": 2, "title": {"text": "Number of views in millions"}, "type": "log"}, "yaxis": {"gridcolor": "white", "gridwidth": 2, "title": {"text": "Like/View Ratio"}}}}
